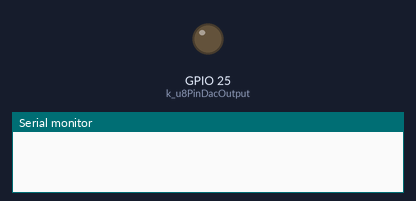
The program below on a simulated ESP32. On the bench: output pins drawn as LEDs (lit = HIGH), the last lines printed to the serial monitor. Random numbers use the default seed unless the program sets one.

Above: at 0.1 s.
At 38.1 s:
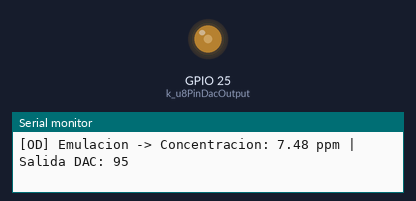
Timing chart, 0 to 39.6 s (numbered marks = the images above):
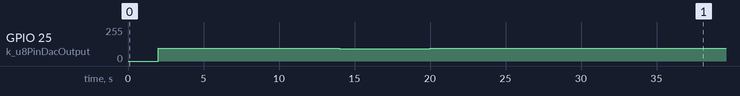

Measured:
- by itself, GPIO 25 (k_u8PinDacOutput): 0/255 → 96/255 at 2.0 s, → 95/255 4.0 s later, → 94/255 4.0 s later, → 93/255 4.0 s later, … (12 changes in this stretch)

The program:

main.cpp
```cpp
#include <Arduino.h>
#include "freertos/FreeRTOS.h"
#include "freertos/task.h"
#include "freertos/semphr.h"
#include "OdEmulator.h"

// --- Configuracion de Pines ---
const uint8_t k_u8PinDacOutput = 25; // Pin DAC1 para salida analogica

// --- Variables Globales y FreeRTOS ---
OdEmulator objOdSensor;
SemaphoreHandle_t xMutexSerial;

OdEmulator::OdEmulator() {
    fltCurrentOdPpm = 7.5f; // Valor inicial estable
    randomSeed(analogRead(0));
}

void OdEmulator::vUpdateSimulation() {
    // Variacion aleatoria suave emulando el comportamiento del agua
    float fltDelta = ((float)random(-10, 11) / 100.0f);
    fltCurrentOdPpm += fltDelta;

    if (fltCurrentOdPpm > k_fltMaxOdPpm) fltCurrentOdPpm = k_fltMaxOdPpm;
    if (fltCurrentOdPpm < k_fltMinOdPpm) fltCurrentOdPpm = k_fltMinOdPpm;
}

float OdEmulator::fltGetOdPpm() {
    return fltCurrentOdPpm;
}

uint8_t OdEmulator::u8CalculateDacValue(float fltVoltageRef) {
    // Convierte el valor de concentracion a un voltaje proporcional (0 a 3.3V)
    // Suponiendo calibracion lineal basica de la libreria DFRobot
    float fltSimulatedVoltage = (fltCurrentOdPpm / k_fltMaxOdPpm) * fltVoltageRef;
    return (uint8_t)((fltSimulatedVoltage / 3.3f) * 255.0f);
}

// --- Prototipo de Tarea ---
void vTaskOdDacOutput(void *pvParameters);

void setup() {
    Serial.begin(115200);
    while (!Serial);

    xMutexSerial = xSemaphoreCreateMutex();

    xTaskCreatePinnedToCore(
        vTaskOdDacOutput,
        "TaskOD",
        2048,
        NULL,
        1,
        NULL,
        1 // Ejecutar en el Core 1
    );

    vTaskDelete(NULL); // Eliminar tarea loop
}

void loop() {}

void vTaskOdDacOutput(void *pvParameters) {
    const TickType_t xDelayTicks = pdMS_TO_TICKS(2000); // 2 Hz para bajo consumo
    TickType_t xLastWakeTime = xTaskGetTickCount();

    for (;;) {
        vTaskDelayUntil(&xLastWakeTime, xDelayTicks);

        objOdSensor.vUpdateSimulation();

        // Calcular y escribir valor analogo (0-255)
        uint8_t u8DacSignal = objOdSensor.u8CalculateDacValue(3.3f);
        dacWrite(k_u8PinDacOutput, u8DacSignal);

        if (xSemaphoreTake(xMutexSerial, portMAX_DELAY) == pdTRUE) {
            Serial.print(F("[OD] Emulacion -> Concentracion: "));
            Serial.print(objOdSensor.fltGetOdPpm(), 2);
            Serial.print(F(" ppm | Salida DAC: "));
            Serial.println(u8DacSignal);
            xSemaphoreGive(xMutexSerial);
        }
    }
}
```

OdEmulator.h
```cpp
#ifndef OD_EMULATOR_H
#define OD_EMULATOR_H

#include <Arduino.h>

// Modulo para emular la cinetica quimica del oxigeno disuelto
class OdEmulator {
private:
    float fltCurrentOdPpm;
    const float k_fltMaxOdPpm = 20.0f; // Limite superior SEN0237-A[cite: 10]
    const float k_fltMinOdPpm = 0.0f;  // Limite inferior SEN0237-A[cite: 10]

public:
    OdEmulator();
    void vUpdateSimulation();
    float fltGetOdPpm();
    uint8_t u8CalculateDacValue(float fltVoltageRef);
};

#endif // OD_EMULATOR_H
```
